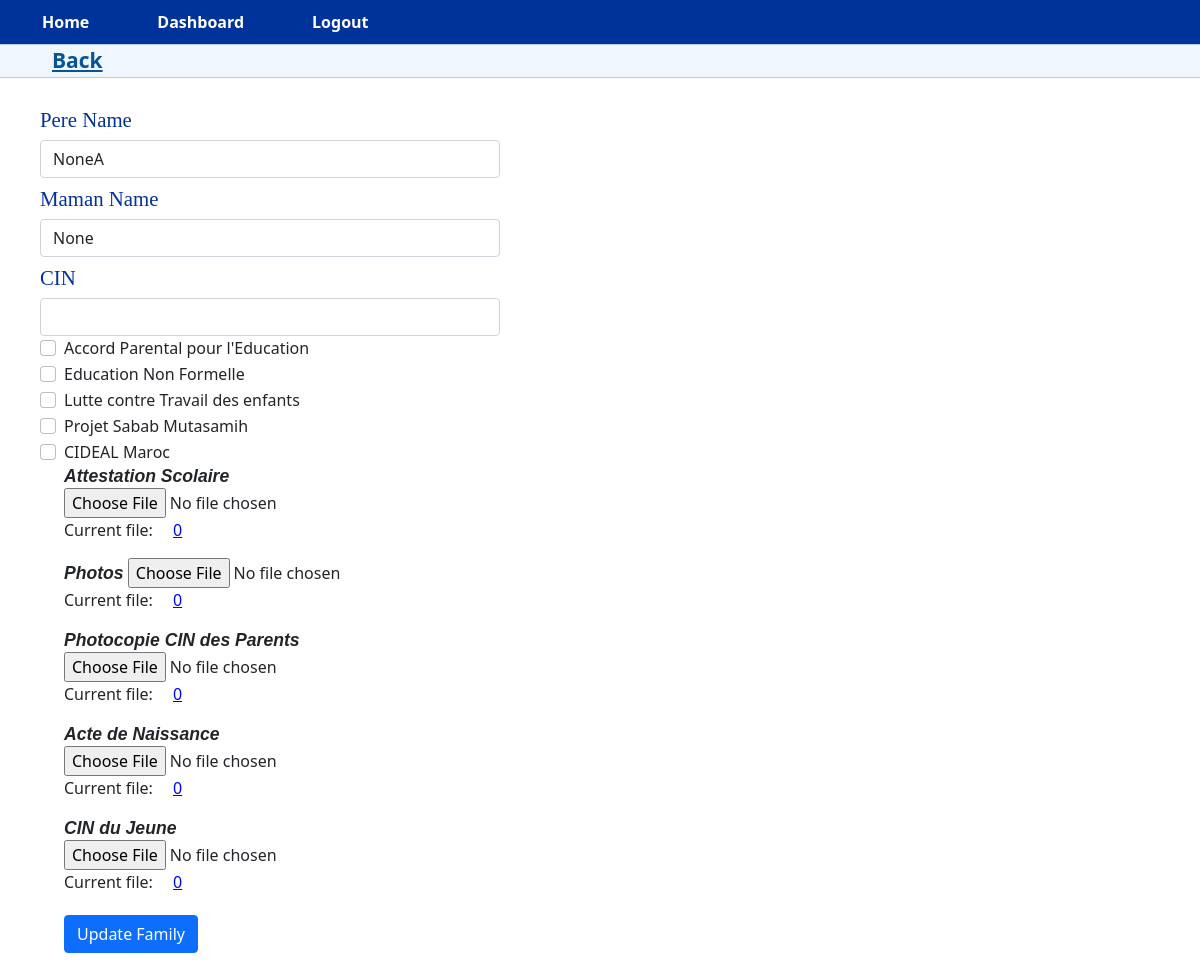
/edit_family/1 (signed in), run on the app's committed database.
### app.py (models this page shows)
class Family(db.Model, UserMixin):
    id = db.Column(db.Integer, primary_key=True)
    pere_name = db.Column(db.String(100), nullable=True)
    maman_name = db.Column(db.String(100), nullable=True)
    cin = db.Column(db.String(20), nullable=True)
    Accord_P_Education_parental = db.Column(db.Boolean, default=False, nullable=True)
    Education_Non_Formelle = db.Column(db.Boolean, default=False, nullable=True)
    lutte_contre_Travail_des_enfants = db.Column(db.Boolean, default=False, nullable=True)
    Projet_Sabab_Mutasamih = db.Column(db.Boolean, default=False, nullable=True)
    CIDEAL_Maroc = db.Column(db.Boolean, default=False, nullable=True)
    Attestation_scolaire = db.Column(db.String(100), nullable=True)
    Photos = db.Column(db.String(100), nullable=True)
    photocopie_CIN_parents = db.Column(db.String(100), nullable=True)
    Acte_de_naissance = db.Column(db.String(100), nullable=True)
    CIN_du_jeune = db.Column(db.String(100), nullable=True)
    children_id = db.Column(db.Integer, db.ForeignKey('children.id'))
    child = db.relationship('Children', backref='parent_family')

### app.py (the view, shortened to what this page needs)
@app.route('/edit_family/<int:child_id>', methods=['GET', 'POST'])
@manager_role_required
@login_required
def edit_family(child_id):
    child = Children.query.get(child_id)
    if child is None:
        flash('Child not found.', 'danger')
        return redirect(url_for('view_family', child_id=child_id))
    family = child.family[0]
    if family is None:
        flash('Family not found.', 'danger')
        return redirect(url_for('view_family', child_id=child_id))
    form = FamilyForm()
    if request.method == 'GET':
        form.process(obj=family)
    return render_template('edit_family.html', form=form, family=family, child_id=child_id)

### app.py
class FamilyForm(FlaskForm):
    pere_name = StringField('Pere Name', validators=[Length(max=100)])
    maman_name = StringField('Maman Name', validators=[ Length(max=100)])
    cin = StringField('CIN', validators=[Length(max=20)])
    Accord_P_Education_parental = BooleanField('Accord Parental pour l\'Education')
    Education_Non_Formelle = BooleanField('Education Non Formelle')
    lutte_contre_Travail_des_enfants = BooleanField('Lutte contre Travail des enfants')
    Projet_Sabab_Mutasamih = BooleanField('Projet Sabab Mutasamih')
    CIDEAL_Maroc = BooleanField('CIDEAL Maroc')
    Attestation_scolaire = FileField('Attestation Scolaire')
    Photos = FileField('Photos', default=False)
    photocopie_CIN_parents = FileField('Photocopie CIN des Parents')
    Acte_de_naissance = FileField('Acte de Naissance')
    CIN_du_jeune = FileField('CIN du Jeune')
    submit = SubmitField('Save')

### app.py (called while the page is built)
@login_manager.user_loader
def load_user(id):
    with app.app_context():
        return User.query.get(int(id))

def manager_role_required(func):
    @wraps(func)
    @login_required
    def decorated_view(*args, **kwargs):
        if 'manager' not in [r.name for r in current_user.roles]:
            return app.login_manager.unauthorized()
        return func(*args, **kwargs)
    return decorated_view

### templates/edit_family.html (shortened to what this page needs)
{% extends "base.html" %}
{% block page_content %}
<div class="row mb-3">
  <div class="sidenav">
    <li class="nav-item"><a href="{{ url_for('view_family', child_id=child_id) }}"> Back </a></li>
  </div>
</div>
<form method="POST" class="custom-form" enctype="multipart/form-data">
  <div class="form-group">
    <label for="{{ form.pere_name.id }}" class="label-edit">{{ form.pere_name.label }}</label>
    {{ form.pere_name(class_="form-control") }}
  </div>
  <div class="form-group">
    <label for="{{ form.maman_name.id }}" class="label-edit">{{ form.maman_name.label }}</label>
    {{ form.maman_name(class_="form-control") }}
  </div>
  <div class="form-group">
    <label for="{{ form.cin.id }}" class="label-edit">{{ form.cin.label }}</label>
    {{ form.cin(class_="form-control") }}
  </div>
  <div class="form-group">
    <div class="form-check form-check-inline">
      {{ form.Accord_P_Education_parental(class_="form-check-input", checked=form.Accord_P_Education_parental.data) }}
      <label for="{{ form.Accord_P_Education_parental.id }}" class="form-check-label">{{ form.Accord_P_Education_parental.label }}</label>
    </div>
  </div>
  <div class="form-group">
    <div class="form-check form-check-inline">
      {{ form.Education_Non_Formelle(class_="form-check-input", checked=form.Education_Non_Formelle.data) }}
      <label for="{{ form.Education_Non_Formelle.id }}" class="form-check-label">{{ form.Education_Non_Formelle.label }}</label>
    </div>
  </div>
  <div class="form-group">
    <div class="form-check form-check-inline">
      {{ form.lutte_contre_Travail_des_enfants(class_="form-check-input", checked=form.lutte_contre_Travail_des_enfants.data) }}
      <label for="{{ form.lutte_contre_Travail_des_enfants.id }}" class="form-check-label">{{ form.lutte_contre_Travail_des_enfants.label }}</label>
    </div>
  </div>
  <div class="form-group">
    <div class="form-check form-check-inline">
      {{ form.Projet_Sabab_Mutasamih(class_="form-check-input", checked=form.Projet_Sabab_Mutasamih.data) }}
      <label for="{{ form.Projet_Sabab_Mutasamih.id }}" class="form-check-label">{{ form.Projet_Sabab_Mutasamih.label }}</label>
    </div>
  </div>
  <div class="form-group">
    <div class="form-check form-check-inline">
      {{ form.CIDEAL_Maroc(class_="form-check-input", checked=form.CIDEAL_Maroc.data) }}
      <label for="{{ form.CIDEAL_Maroc.id }}" class="form-check-label">{{ form.CIDEAL_Maroc.label }}</label>
      <div class="form-group">
        <div class="custom-file">
          <label for="attestation_scolaire" class="custom-file-label">{{ form.Attestation_scolaire.label }}</label>
          {{ form.Attestation_scolaire(id="attestation_scolaire", class_="custom-file-input") }}
        </div>
        {% if family.Attestation_scolaire %}
          <p>Current file: <a class="a_file_name" href="{{ family.Attestation_scolaire }}" target="_blank" rel="noopener noreferrer">{{ family.Attestation_scolaire.split("/")[-1] }}</a></p>
        {% endif %}
      </div>
      <div class="form-group">
        <div class="custom-file">
          <label for="photos" class="custom-file-label">{{ form.Photos.label }}</label>
          {{ form.Photos(id="photos", class_="custom-file-input") }}
        </div>
        {% if family.Photos %}
          <p>Current file: <a class="a_file_name" href="{{ family.Photos }}" target="_blank" rel="noopener noreferrer">{{ family.Photos.split("/")[-1] }}</a></p>
        {% endif %}
      </div>
      <div class="form-group">
        <div class="custom-file">
          <label for="photocopie_CIN_parents" class="custom-file-label">{{ form.photocopie_CIN_parents.label }}</label>
          {{ form.photocopie_CIN_parents(id="photocopie_CIN_parents", class_="custom-file-input") }}
        </div>
        {% if family.photocopie_CIN_parents %}
          <p>Current file: <a class="a_file_name" href="{{ family.photocopie_CIN_parents }}" target="_blank" rel="noopener noreferrer">{{ family.photocopie_CIN_parents.split("/")[-1] }}</a></p>
        {% endif %}
      </div>
      <div class="form-group">
        <div class="custom-file">
          <label for="Acte_de_naissance" class="custom-file-label">{{ form.Acte_de_naissance.label }}</label>
          {{ form.Acte_de_naissance(id="Acte_de_naissance", class_="custom-file-input") }}
        </div>
        {% if family.Acte_de_naissance %}
          <p>Current file: <a class="a_file_name" href="{{ family.Acte_de_naissance }}" target="_blank" rel="noopener noreferrer">{{ family.Acte_de_naissance.split("/")[-1] }}</a></p>
        {% endif %}
      </div>
      <div class="form-group">
        <div class="custom-file">
          <label for="CIN_du_jeune" class="custom-file-label">{{ form.CIN_du_jeune.label }}</label>
          {{ form.CIN_du_jeune(id="CIN_du_jeune", class_="custom-file-input") }}
        </div>
        {% if family.Acte_de_naissance %}
          <p>Current file: <a class="a_file_name" href="{{ family.CIN_du_jeune }}" target="_blank" rel="noopener noreferrer">{{ family.CIN_du_jeune.split("/")[-1] }}</a></p>
        {% endif %}
      </div>
      <button type="submit" class="btn btn-primary">Update Family</button>
    </form>
  {% endblock %}

### static/css/styles.css (style rules this page uses)
li { margin: 0 1rem; }
.row { margin-right: 15px; margin-left: 15px; }
.sidenav { border: 1px solid #b8c9db; background-color: #eff6fd; margin: 5px 0 5px 0; padding: 0; }
.nav-item { display: inline-block; padding: 0 15px 0 7px; position: relative; }
.nav-item a { color: #065495; font-size: 21px; font-weight: bold; padding-left: 28px; }
a { text-decoration: none; color: #ffffff; padding: 0.5rem 1rem; border-radius: 0.5rem; transition: background-color 0.3s ease; }
.custom-form { max-width: 500px; padding-left: 40px; }
.label-edit { color: #003399; padding-bottom: 5px; font-size: 1.3rem; font-family: 'Times New Roman', Times, serif; padding-top: 5px; }
.btn-primary { color: #fff; background-color: #0d6efd; border-color: #0d6efd; padding-top: 5px; margin-top: 5px; margin-bottom: 5px; }
.a_file_name { color: blue }
.custom-file-label { font: 1.1em sans-serif; font-style: oblique; font-weight: bold; }

### data on the page
Family: pere_name "NoneA", maman_name "None", Attestation_scolaire "0", Photos "0", photocopie_CIN_parents "0", Acte_de_naissance "0", CIN_du_jeune "0"
